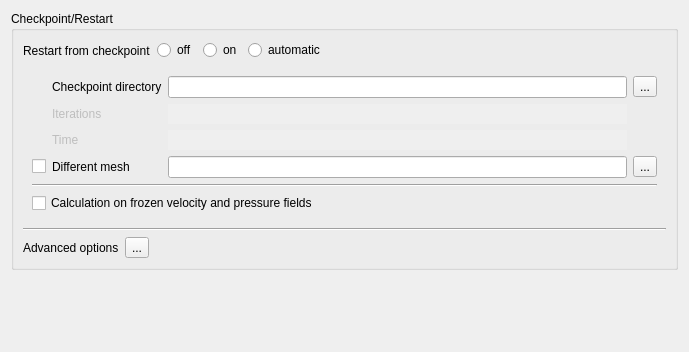
<?xml version="1.0" encoding="UTF-8"?>
<ui version="4.0">
 <class>StartRestartForm</class>
 <widget class="QWidget" name="StartRestartForm">
  <property name="geometry">
   <rect>
    <x>0</x>
    <y>0</y>
    <width>689</width>
    <height>352</height>
   </rect>
  </property>
  <property name="windowTitle">
   <string>Form</string>
  </property>
  <layout class="QGridLayout">
   <item row="0" column="0">
    <widget class="QGroupBox" name="groupBox">
     <property name="toolTip">
      <string>&lt;html&gt;&lt;head/&gt;&lt;body&gt;&lt;p&gt;&lt;span style=&quot; font-size:9pt;&quot;&gt;Indicate if the calculation resumes from a previous one and define associated options.&lt;/span&gt;&lt;/p&gt;&lt;/body&gt;&lt;/html&gt;</string>
     </property>
     <property name="title">
      <string>Checkpoint/Restart</string>
     </property>
     <layout class="QGridLayout">
      <item row="4" column="0">
       <widget class="Line" name="lineICCVFG">
        <property name="orientation">
         <enum>Qt::Horizontal</enum>
        </property>
       </widget>
      </item>
      <item row="5" column="0">
       <layout class="QHBoxLayout">
        <item>
         <widget class="QLabel" name="label_3">
          <property name="toolTip">
           <string>&lt;html&gt;&lt;head/&gt;&lt;body&gt;&lt;p&gt;&lt;span style=&quot; font-size:9pt;&quot;&gt;Define advanced options for restart checkpoints.&lt;/span&gt;&lt;/p&gt;&lt;/body&gt;&lt;/html&gt;</string>
          </property>
          <property name="text">
           <string>Advanced options</string>
          </property>
         </widget>
        </item>
        <item>
         <widget class="QToolButton" name="toolButtonAdvanced">
          <property name="toolTip">
           <string>&lt;html&gt;&lt;head/&gt;&lt;body&gt;&lt;p&gt;&lt;span style=&quot; font-size:9pt;&quot;&gt;Define advanced options for restart checkpoints.&lt;/span&gt;&lt;/p&gt;&lt;/body&gt;&lt;/html&gt;</string>
          </property>
          <property name="text">
           <string>...</string>
          </property>
          <property name="icon">
           <iconset resource="resources_pages.qrc">
            <normaloff>:/new/prefix1/icons/22x22/preferences-system.png</normaloff>:/new/prefix1/icons/22x22/preferences-system.png</iconset>
          </property>
          <property name="iconSize">
           <size>
            <width>22</width>
            <height>22</height>
           </size>
          </property>
          <property name="shortcut">
           <string>Ctrl+S</string>
          </property>
         </widget>
        </item>
        <item>
         <spacer>
          <property name="orientation">
           <enum>Qt::Horizontal</enum>
          </property>
          <property name="sizeHint" stdset="0">
           <size>
            <width>16</width>
            <height>16</height>
           </size>
          </property>
         </spacer>
        </item>
       </layout>
      </item>
      <item row="0" column="0">
       <layout class="QHBoxLayout" name="horizontalLayout">
        <item>
         <widget class="QLabel" name="label">
          <property name="toolTip">
           <string>&lt;html&gt;&lt;head/&gt;&lt;body&gt;&lt;p&gt;&lt;span style=&quot; font-size:9pt;&quot;&gt;Indicate if the calculation resumes from a previous one.&lt;/span&gt;&lt;/p&gt;&lt;/body&gt;&lt;/html&gt;</string>
          </property>
          <property name="text">
           <string>Restart from checkpoint</string>
          </property>
         </widget>
        </item>
        <item>
         <widget class="QRadioButton" name="radioButtonNo">
          <property name="toolTip">
           <string>&lt;html&gt;&lt;head/&gt;&lt;body&gt;&lt;p&gt;&lt;span style=&quot; font-size:9pt;&quot;&gt;Indicate if the calculation resumes from a previous one.&lt;/span&gt;&lt;/p&gt;&lt;/body&gt;&lt;/html&gt;</string>
          </property>
          <property name="text">
           <string>off</string>
          </property>
         </widget>
        </item>
        <item>
         <widget class="QRadioButton" name="radioButtonYes">
          <property name="toolTip">
           <string>&lt;html&gt;&lt;head/&gt;&lt;body&gt;&lt;p&gt;&lt;span style=&quot; font-size:9pt;&quot;&gt;Indicate if the calculation resumes from a previous one.&lt;/span&gt;&lt;/p&gt;&lt;/body&gt;&lt;/html&gt;</string>
          </property>
          <property name="text">
           <string>on</string>
          </property>
         </widget>
        </item>
        <item>
         <widget class="QRadioButton" name="radioButtonAuto">
          <property name="text">
           <string>automatic</string>
          </property>
         </widget>
        </item>
        <item>
         <spacer>
          <property name="orientation">
           <enum>Qt::Horizontal</enum>
          </property>
          <property name="sizeHint" stdset="0">
           <size>
            <width>21</width>
            <height>21</height>
           </size>
          </property>
         </spacer>
        </item>
       </layout>
      </item>
      <item row="2" column="0">
       <widget class="QFrame" name="frameRestart">
        <property name="frameShape">
         <enum>QFrame::NoFrame</enum>
        </property>
        <property name="frameShadow">
         <enum>QFrame::Raised</enum>
        </property>
        <layout class="QVBoxLayout" name="verticalLayout">
         <item>
          <layout class="QGridLayout" name="gridLayout">
           <item row="3" column="1">
            <widget class="QLabel" name="labelCheckRestartMesh">
             <property name="toolTip">
              <string>&lt;html&gt;&lt;head/&gt;&lt;body&gt;&lt;p&gt;Map restart from a checkpoint based on a different mesh than the current computational mesh.&lt;/p&gt;&lt;/body&gt;&lt;/html&gt;</string>
             </property>
             <property name="text">
              <string>Different mesh</string>
             </property>
            </widget>
           </item>
           <item row="0" column="4">
            <widget class="QToolButton" name="toolButton">
             <property name="toolTip">
              <string>&lt;html&gt;&lt;head/&gt;&lt;body&gt;&lt;p&gt;&lt;span style=&quot; font-size:9pt;&quot;&gt;Select the restart directory (Ex: &lt;/span&gt;&lt;span style=&quot; font-size:9pt; font-weight:600;&quot;&gt;STUDY/CASE/RESU/run_id/checkpoint&lt;/span&gt;&lt;span style=&quot; font-size:9pt;&quot;&gt;).&lt;/span&gt;&lt;/p&gt;&lt;/body&gt;&lt;/html&gt;</string>
             </property>
             <property name="text">
              <string>...</string>
             </property>
             <property name="icon">
              <iconset resource="resources_pages.qrc">
               <normaloff>:/new/prefix1/icons/22x22/document-open.png</normaloff>:/new/prefix1/icons/22x22/document-open.png</iconset>
             </property>
            </widget>
           </item>
           <item row="0" column="3">
            <widget class="QLineEdit" name="lineEdit">
             <property name="sizePolicy">
              <sizepolicy hsizetype="Expanding" vsizetype="Preferred">
               <horstretch>0</horstretch>
               <verstretch>0</verstretch>
              </sizepolicy>
             </property>
             <property name="minimumSize">
              <size>
               <width>280</width>
               <height>0</height>
              </size>
             </property>
             <property name="toolTip">
              <string>&lt;html&gt;&lt;head/&gt;&lt;body&gt;&lt;p&gt;Select the restart directory (e.g. &lt;span style=&quot; font-weight:600;&quot;&gt;CASE/RESU/run_id/checkpoint&lt;/span&gt;).&lt;/p&gt;&lt;/body&gt;&lt;/html&gt;</string>
             </property>
            </widget>
           </item>
           <item row="3" column="4">
            <widget class="QToolButton" name="toolButtonRestartMesh">
             <property name="text">
              <string>...</string>
             </property>
             <property name="icon">
              <iconset resource="resources_pages.qrc">
               <normaloff>:/new/prefix1/icons/22x22/document-new.png</normaloff>:/new/prefix1/icons/22x22/document-new.png</iconset>
             </property>
            </widget>
           </item>
           <item row="3" column="3">
            <widget class="QLineEdit" name="lineEditRestartMesh">
             <property name="toolTip">
              <string>&lt;html&gt;&lt;head/&gt;&lt;body&gt;&lt;p&gt;&lt;span style=&quot; font-weight:600;&quot;&gt;mesh_input&lt;/span&gt; or &lt;span style=&quot; font-weight:600;&quot;&gt;mesh_output&lt;/span&gt; from previous run matching the restart files.&lt;/p&gt;&lt;p&gt;If this file is not available (not saved in previous calculation), re-running the previous calculation in &amp;quot;preprocessing only&amp;quot; mode may allow rebuilding it.&lt;/p&gt;&lt;/body&gt;&lt;/html&gt;</string>
             </property>
            </widget>
           </item>
           <item row="4" column="3">
            <spacer name="horizontalSpacerMesh">
             <property name="orientation">
              <enum>Qt::Horizontal</enum>
             </property>
             <property name="sizeHint" stdset="0">
              <size>
               <width>40</width>
               <height>0</height>
              </size>
             </property>
            </spacer>
           </item>
           <item row="0" column="1">
            <widget class="QLabel" name="labelRestartDir">
             <property name="toolTip">
              <string>&lt;html&gt;&lt;head/&gt;&lt;body&gt;&lt;p&gt;&lt;span style=&quot; font-size:9pt;&quot;&gt;Select the restart directory (Ex: &lt;/span&gt;&lt;span style=&quot; font-size:9pt; font-weight:600;&quot;&gt;STUDY/CASE/RESU/run_id/checkpoint&lt;/span&gt;&lt;span style=&quot; font-size:9pt;&quot;&gt;).&lt;/span&gt;&lt;/p&gt;&lt;/body&gt;&lt;/html&gt;</string>
             </property>
             <property name="text">
              <string>Checkpoint directory</string>
             </property>
            </widget>
           </item>
           <item row="3" column="0">
            <widget class="QCheckBox" name="checkBoxRestartMesh">
             <property name="toolTip">
              <string>&lt;html&gt;&lt;head/&gt;&lt;body&gt;&lt;p&gt;Map restart from a checkpoint based on a different mesh than the current computational mesh.&lt;/p&gt;&lt;/body&gt;&lt;/html&gt;</string>
             </property>
             <property name="text">
              <string/>
             </property>
            </widget>
           </item>
           <item row="1" column="1">
            <widget class="QLabel" name="labelIteration">
             <property name="enabled">
              <bool>false</bool>
             </property>
             <property name="text">
              <string>Iterations</string>
             </property>
            </widget>
           </item>
           <item row="2" column="1">
            <widget class="QLabel" name="labelTime">
             <property name="enabled">
              <bool>false</bool>
             </property>
             <property name="text">
              <string>Time</string>
             </property>
            </widget>
           </item>
           <item row="1" column="3">
            <widget class="QLineEdit" name="lineEditIteration">
             <property name="enabled">
              <bool>false</bool>
             </property>
             <property name="toolTip">
              <string>&lt;html&gt;&lt;head/&gt;&lt;body&gt;&lt;p&gt;Cumulative number of iterations in previous computation.&lt;/p&gt;&lt;/body&gt;&lt;/html&gt;</string>
             </property>
             <property name="frame">
              <bool>false</bool>
             </property>
             <property name="readOnly">
              <bool>true</bool>
             </property>
            </widget>
           </item>
           <item row="2" column="3">
            <widget class="QLineEdit" name="lineEditTime">
             <property name="enabled">
              <bool>false</bool>
             </property>
             <property name="toolTip">
              <string>&lt;html&gt;&lt;head/&gt;&lt;body&gt;&lt;p&gt;Physical time reached by in previous computation.&lt;/p&gt;&lt;/body&gt;&lt;/html&gt;</string>
             </property>
             <property name="frame">
              <bool>false</bool>
             </property>
             <property name="readOnly">
              <bool>true</bool>
             </property>
            </widget>
           </item>
          </layout>
         </item>
         <item>
          <widget class="Line" name="line">
           <property name="orientation">
            <enum>Qt::Horizontal</enum>
           </property>
          </widget>
         </item>
         <item>
          <layout class="QHBoxLayout">
           <item>
            <widget class="QCheckBox" name="checkBox">
             <property name="toolTip">
              <string>&lt;html&gt;&lt;head/&gt;&lt;body&gt;&lt;p&gt;&lt;span style=&quot; font-size:9pt;&quot;&gt;Indicate whether the dynamic field should be frozen or not. In such a case, the values of velocity, pressure, and turbulence variables are kept constant. Only the equations for the scalars are solved.&lt;/span&gt;&lt;/p&gt;&lt;p&gt;&lt;span style=&quot; font-size:9pt;&quot;&gt;(Code_Saturne key word: &lt;/span&gt;&lt;span style=&quot; font-size:9pt; font-weight:600;&quot;&gt;ICCVFG&lt;/span&gt;&lt;span style=&quot; font-size:9pt;&quot;&gt;)&lt;/span&gt;&lt;/p&gt;&lt;/body&gt;&lt;/html&gt;</string>
             </property>
             <property name="text">
              <string>Calculation on frozen velocity and pressure fields</string>
             </property>
            </widget>
           </item>
           <item>
            <spacer>
             <property name="orientation">
              <enum>Qt::Horizontal</enum>
             </property>
             <property name="sizeHint" stdset="0">
              <size>
               <width>16</width>
               <height>20</height>
              </size>
             </property>
            </spacer>
           </item>
          </layout>
         </item>
        </layout>
       </widget>
      </item>
     </layout>
    </widget>
   </item>
   <item row="3" column="0">
    <spacer>
     <property name="orientation">
      <enum>Qt::Vertical</enum>
     </property>
     <property name="sizeType">
      <enum>QSizePolicy::Expanding</enum>
     </property>
     <property name="sizeHint" stdset="0">
      <size>
       <width>16</width>
       <height>16</height>
      </size>
     </property>
    </spacer>
   </item>
  </layout>
 </widget>
 <resources>
  <include location="resources_pages.qrc"/>
 </resources>
 <connections>
  <connection>
   <sender>radioButtonYes</sender>
   <signal>toggled(bool)</signal>
   <receiver>lineICCVFG</receiver>
   <slot>show()</slot>
   <hints>
    <hint type="sourcelabel">
     <x>244</x>
     <y>46</y>
    </hint>
    <hint type="destinationlabel">
     <x>224</x>
     <y>129</y>
    </hint>
   </hints>
  </connection>
  <connection>
   <sender>radioButtonNo</sender>
   <signal>toggled(bool)</signal>
   <receiver>lineICCVFG</receiver>
   <slot>hide()</slot>
   <hints>
    <hint type="sourcelabel">
     <x>286</x>
     <y>46</y>
    </hint>
    <hint type="destinationlabel">
     <x>224</x>
     <y>129</y>
    </hint>
   </hints>
  </connection>
 </connections>
</ui>
